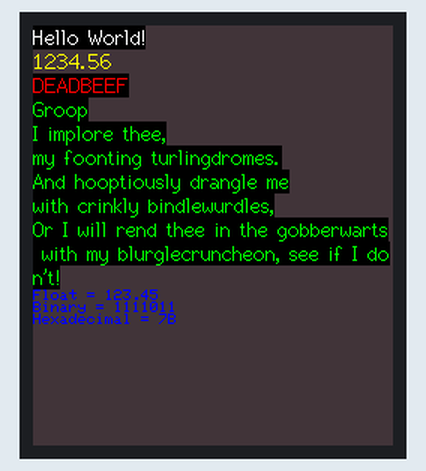
Bench run of a program on a simulated ESP32. Shown: 240×280 colour display. Random numbers use the default seed unless the program sets one; what the program prints to the serial monitor is not drawn.

Above: at 1.3 s.
At 11.4 s:
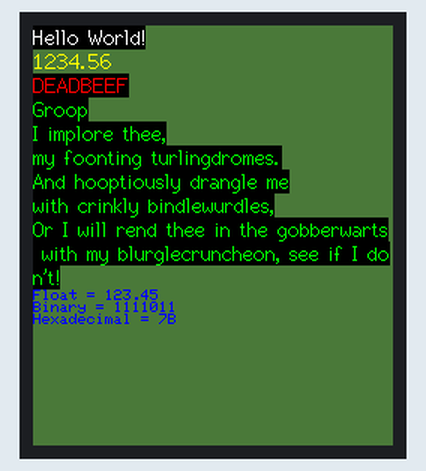
At 21.5 s:
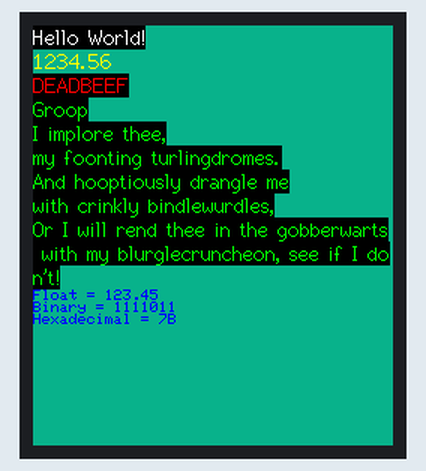
At 31.6 s:
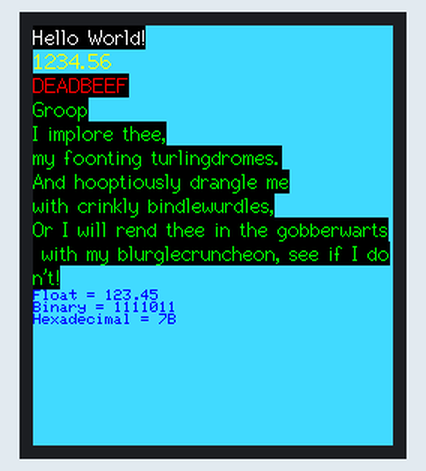

Measured:
- what the display in image 0 shows lasts 10.1 s, from 1.3 s to 11.4 s

The program:

main.cpp
```cpp
#include <Arduino.h>
#include <Wire.h>
#include <SPI.h>
#include <TFT_eSPI.h> // Hardware-specific library

/*--------------------------- Version ------------------------------------*/
#define FW_NAME       "OXRS-AC-TFT_TEST-ESP32-FW"
#define FW_SHORT_NAME "TFT TEST"
#define FW_MAKER      "Austin's Creations"
#define FW_VERSION    "0.0.1"

// Serial
#define SERIAL_BAUD_RATE  115200

#define TFT_GREY 0x5AEB // New colour

// stack size counter (for determine used heap size on ESP8266)
char * g_stack_start;

TFT_eSPI tft = TFT_eSPI();       // Invoke custom library

/*--------------------------- JSON builders -----------------*/

void initialiseSerial()
{
  Serial.begin(SERIAL_BAUD_RATE);
  delay(1000);
  Serial.println();
  Serial.println(F("\n==============================="));
  Serial.println(FW_NAME);
  Serial.print  (F("            v"));
  Serial.println(FW_VERSION);
  Serial.println(F("==============================="));
}


void setup() {

  initialiseSerial();

  tft.init();
  // tft.setRotation(2);

}

void loop() {

  // Fill screen with random colour so we can see the effect of printing with and without
  // a background colour defined
  tft.fillScreen(random(0xFFFF));

  // Set "cursor" at top left corner of display (0,0) and select font 2
  // (cursor will move to next line automatically during printing with 'tft.println'
  //  or stay on the line is there is room for the text with tft.print)
  tft.setCursor(0, 0, 2);
  // Set the font colour to be white with a black background, set text size multiplier to 1
  tft.setTextColor(TFT_WHITE,TFT_BLACK);  tft.setTextSize(1);
  // We can now plot text on screen using the "print" class
  tft.println("Hello World!");

  // Set the font colour to be yellow with no background, set to font 7
  tft.setTextColor(TFT_YELLOW);// tft.setTextFont(7);
  tft.println(1234.56);

  // Set the font colour to be red with black background, set to font 4
  tft.setTextColor(TFT_RED,TFT_BLACK); // tft.setTextFont(4);
  tft.println((long)3735928559, HEX); // Should print DEADBEEF

  // Set the font colour to be green with black background, set to font 4
  tft.setTextColor(TFT_GREEN,TFT_BLACK);
  // tft.setTextFont(4);
  tft.println("Groop");
  tft.println("I implore thee,");

  // Change to font 2
  tft.setTextFont(2);
  tft.println(F("my foonting turlingdromes.")); // Can store strings in FLASH to save RAM
  tft.println("And hooptiously drangle me");
  tft.println("with crinkly bindlewurdles,");
  // This next line is deliberately made too long for the display width to test
  // automatic text wrapping onto the next line
  tft.println("Or I will rend thee in the gobberwarts with my blurglecruncheon, see if I don't!");

  // Test some print formatting functions
  float fnumber = 123.45;
   // Set the font colour to be blue with no background, set to font 4
  tft.setTextColor(TFT_BLUE);  tft.setTextFont(0);
  tft.print("Float = "); tft.println(fnumber);           // Print floating point number
  tft.print("Binary = "); tft.println((int)fnumber, BIN); // Print as integer value in binary
  tft.print("Hexadecimal = "); tft.println((int)fnumber, HEX); // Print as integer number in Hexadecimal
  delay(10000);
}
```
